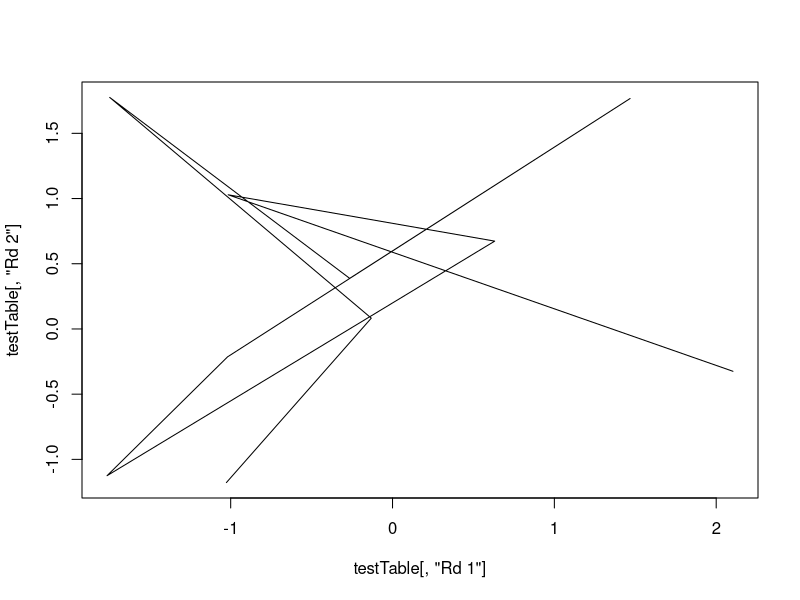

This figure's R source:
## ---- chunk 1

testTable <- matrix(rnorm(1:30), ncol = 3, byrow = TRUE)
colnames(testTable) <- c("Rd 1", "Rd 2", "Rd 3")
testTable <- as.table(testTable)
print(testTable)

## ---- chunk 2
plot(testTable[, "Rd 1"], testTable[, "Rd 2"], type = "l")
